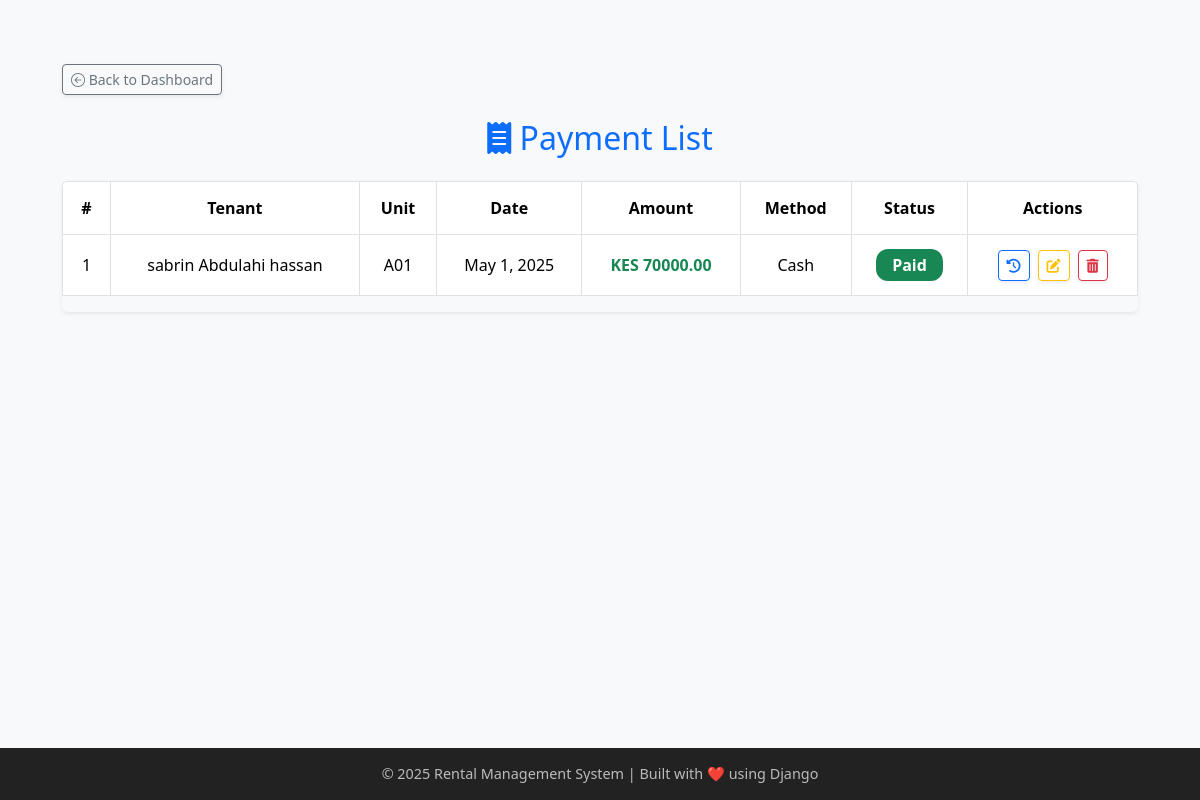
The page /payments/ (signed in) on the database as committed earlier.
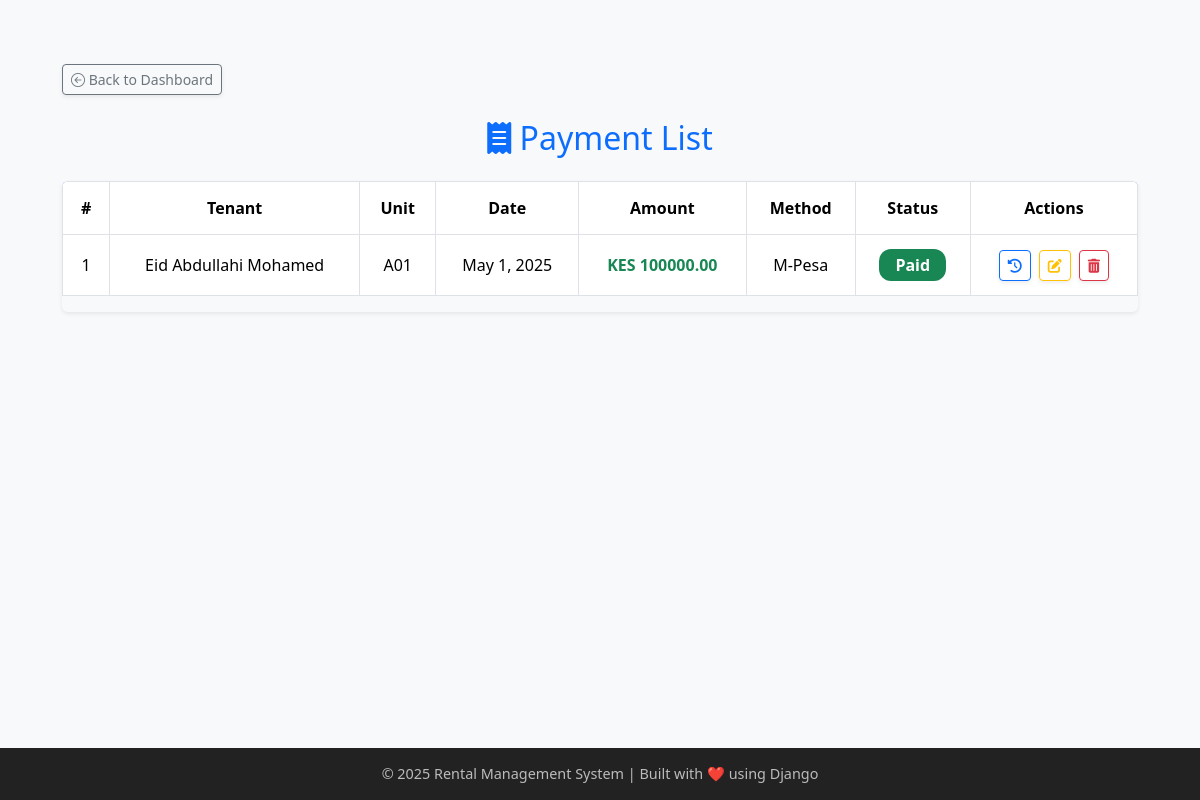
The same page on the database as committed later.
### users/models.py (models this page shows, shortened)
class Payment(models.Model):
    user = models.ForeignKey(User, on_delete=models.CASCADE, related_name='payment')
    tenant = models.ForeignKey('Tenant', on_delete=models.CASCADE)
    payment_date = models.DateField(default=timezone.now)
    amount_paid = models.DecimalField(max_digits=10, decimal_places=2)
    receipt = models.FileField(upload_to="receipts/", blank=True, null=True)
    PAYMENT_METHODS = [
        ('M-Pesa', 'M-Pesa'),
        ('Bank', 'Bank Transfer'),
        ('Cash', 'Cash'),
    ]
    payment_method = models.CharField(max_length=10, choices=PAYMENT_METHODS)
    STATUS_CHOICES = [
        ('Paid', 'Paid'),
        ('Pending', 'Pending'),
        ('Overdue', 'Overdue'),
    ]
    status = models.CharField(max_length=10, choices=STATUS_CHOICES, default='Pending')

class Tenant(models.Model):
    user = models.ForeignKey(User, on_delete=models.CASCADE, related_name='tenant')
    name = models.CharField(max_length=255)
    email = models.EmailField(unique=True)
    phone = models.CharField(max_length=20)
    property = models.ForeignKey(Property, related_name='tenants', on_delete=models.CASCADE,blank=True,null=True)
    move_in_date = models.DateField()
    rent_amount = models.DecimalField(max_digits=10, decimal_places=2)
    id_document = models.FileField(upload_to='tenant_documents/', blank=True, null=True)
    unit_number = models.CharField(max_length=50, blank=True, null=True)

### users/views.py (the view)
# urls.py: path('payments/', payment_list, name='payment_list'),  # View all payments
@login_required
def payment_list(request):
    user_tenants = Tenant.objects.filter(user=request.user)
    latest_payment_ids = Payment.objects.filter(
        tenant__in=user_tenants
    ).values('tenant').annotate(latest=Max('id')).values_list('latest', flat=True)
    latest_payments = Payment.objects.filter(id__in=latest_payment_ids).select_related('tenant')
    return render(request, 'tenant/payment_list.html', {'payments': latest_payments})

### users/templates/tenant/payment_list.html (shortened to what this page needs)
{% extends "users/base.html" %}
{% block content %}
<div class="container py-4">
    <div class="mb-4">
        <a href="{% url 'dashboard' %}" class="btn btn-sm btn-outline-secondary shadow-sm">
            <i class="bi bi-arrow-left-circle"></i> Back to Dashboard
        </a>
    </div>
    <h2 class="text-center text-primary mb-4">
        <i class="fas fa-receipt"></i> Payment List
    </h2>
    <div class="table-responsive shadow-sm rounded">
        <table class="table table-hover table-bordered text-center align-middle">
            <thead class="bg-primary text-white">
                <tr>
                    <th>#</th>
                    <th>Tenant</th>
                    <th>Unit</th>
                    <th>Date</th>
                    <th>Amount</th>
                    <th>Method</th>
                    <th>Status</th>
                    <th style="min-width: 120px;">Actions</th>
                </tr>
            </thead>
            <tbody>
                {% for payment in payments %}
                <tr>
                    <td>{{ forloop.counter }}</td>
                    <td>{{ payment.tenant.name }}</td>
                    <td>{{ payment.tenant.unit_number }}</td>
                    <td>{{ payment.payment_date }}</td>
                    <td><strong class="text-success">KES {{ payment.amount_paid }}</strong></td>
                    <td>{{ payment.payment_method }}</td>
                    <td>
                        <span class="badge px-3 py-2 fs-6
                            {% if payment.status == 'Paid' %}bg-success
                            {% elif payment.status == 'Pending' %}bg-warning text-dark
                            {% else %}bg-danger{% endif %}">
                            {{ payment.status }}
                        </span>
                    </td>
                    <td>
                        <div class="d-flex justify-content-center gap-2 flex-wrap">
                            <a href="{% url 'tenant_payments' payment.tenant.id %}"
                               class="btn btn-sm btn-outline-primary shadow-sm" data-bs-toggle="tooltip" title="View Payment History">
                                <i class="fas fa-history"></i>
                            </a>
                            <a href="{% url 'edit_payment' payment.id %}"
                               class="btn btn-sm btn-outline-warning shadow-sm" data-bs-toggle="tooltip" title="Edit Payment">
                                <i class="fas fa-edit"></i>
                            </a>
                            <form action="{% url 'delete_payment' payment.id %}" method="post"
                                  onsubmit="return confirm('Are you sure you want to delete this payment?');">
                                <button type="submit" class="btn btn-sm btn-outline-danger shadow-sm" data-bs-toggle="tooltip" title="Delete Payment">
                                    <i class="fas fa-trash-alt"></i>
                                </button>
                            </form>
                        </div>
                    </td>
                </tr>
                {% empty %}
                <tr>
                    <td colspan="8" class="text-muted text-center py-3">
                        <i class="fas fa-info-circle"></i> No payments recorded yet.
                    </td>
                </tr>
                {% endfor %}
            </tbody>
        </table>
    </div>
</div>
{% endblock %}
{% block styles %}
<link rel="stylesheet" href="https://cdnjs.cloudflare.com/ajax/libs/font-awesome/6.5.0/css/all.min.css" />
{% endblock %}

Rows that differ between the two databases and show on the page:
removed Payment: tenant.name "sabrin Abdulahi hassan", tenant.unit_number "A01", payment_date "May 1, 2025", amount_paid "70000.00", payment_method "Cash", status "Paid"
added Payment: tenant.name "Eid Abdullahi Mohamed", tenant.unit_number "A01", payment_date "May 1, 2025", amount_paid "100000.00", payment_method "M-Pesa", status "Paid"
